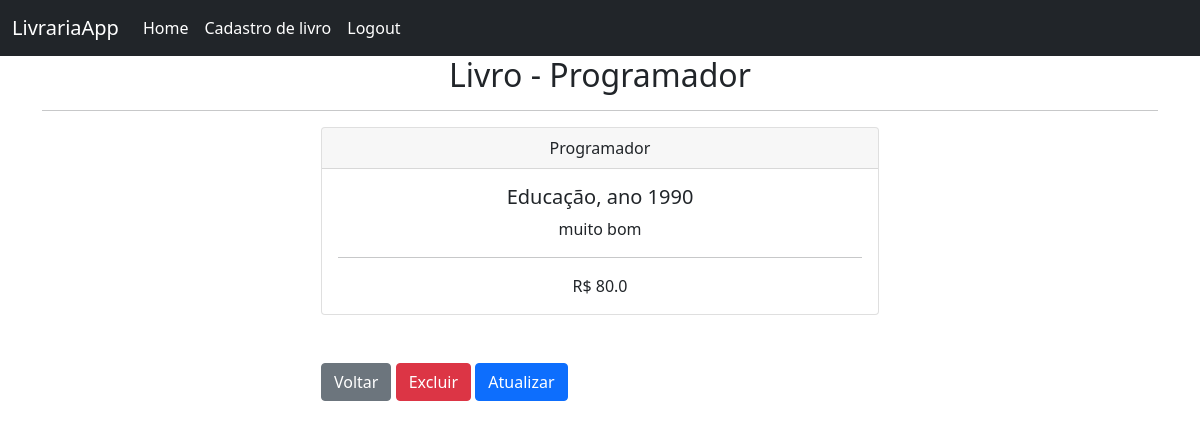
The app's page /book/5/ (signed in) with its own data.
### livraria/models.py (models this page shows, shortened)
class Book(models.Model):
    cleated_at = models.DateTimeField(auto_now_add= True)
    title = models.CharField(max_length=50)
    description = models.CharField(max_length=200)
    year = models.IntegerField()
    genre = models.CharField(max_length=30)
    value = models.FloatField()

### livraria/views.py (the view)
# urls.py: path('book/<int:id>/', book_detail, name= 'book'),
def book_detail(request, id):
    if request.user.is_authenticated:
        book = Book.objects.get(id=id)
        return render(request, 'book.html', {'book': book})
    else:
        messages.error('Nao foi possivel ver os detalhes de um livro')
        return redirect('home')

### livraria/templates/book.html
{% extends 'base.html' %}
{% block content %}
    <h2 class="text-center">Livro - {{book.title}}</h2>
    <hr>
    <div class="col-md-6 offset-md-3">
        <div class="card">
            <div class="card-header text-center">
                {{book.title}}
            </div>
            <div class="card-body text-center">
                <h5 class="card-title">{{book.genre}}, ano {{book.year}}</h5>
                <p>{{book.description}}</p>
                <hr>
                <span>R$ {{book.value}}</span>
            </div>
        </div>
        <br><br>
        <a class="btn btn-secondary" href="{% url 'home' %}">Voltar</a>
        <a href="{% url 'delete_book' book.id %}" class="btn btn-danger">Excluir</a>
        <a href="{% url 'update_book' book.id %}" class="btn btn-primary">Atualizar</a>
    </div>
{% endblock %}

### records on screen
Book: title "Programador", genre "Educação", year "1990", description "muito bom", value "80.0"
